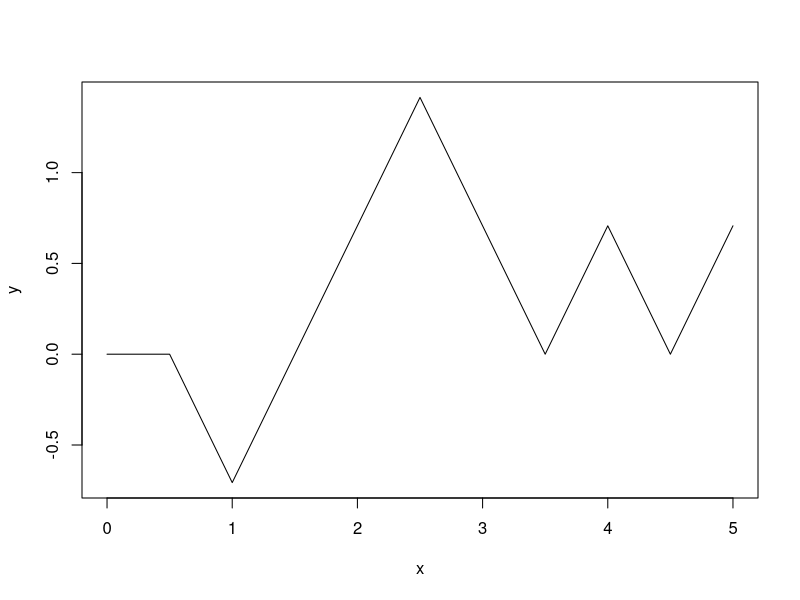
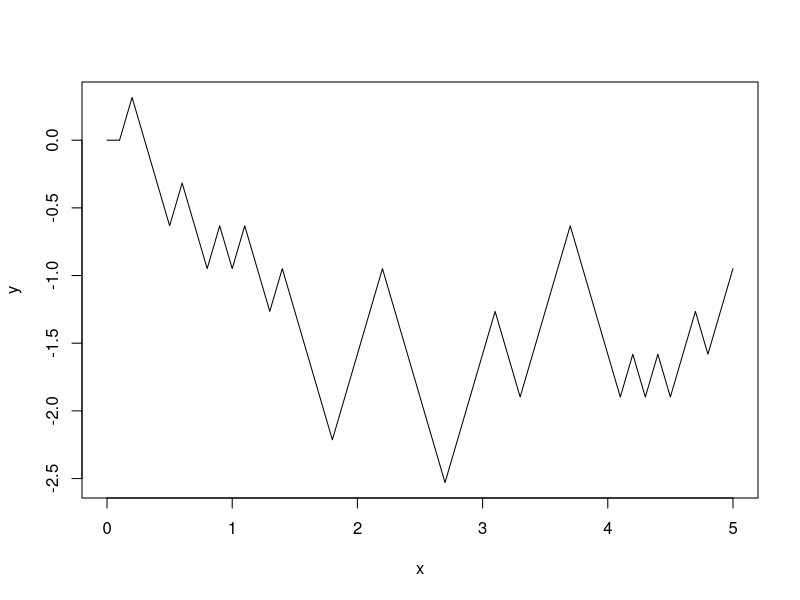
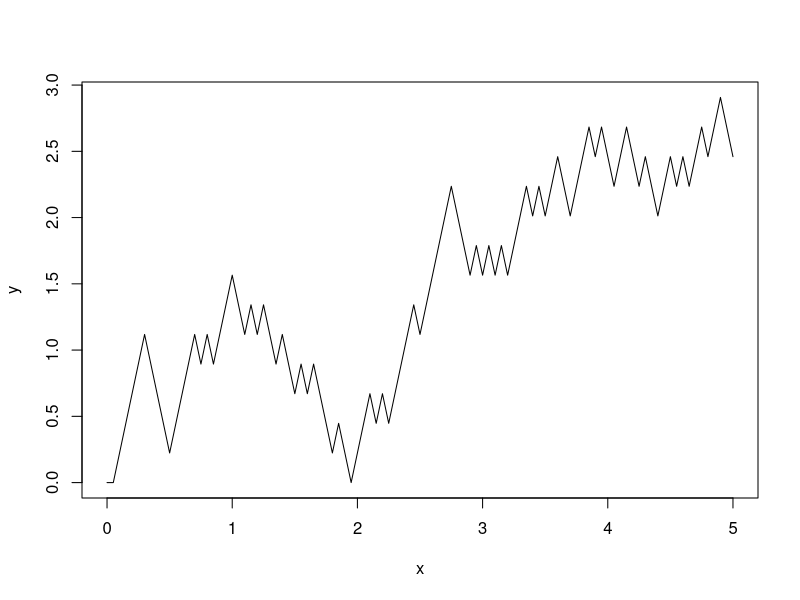
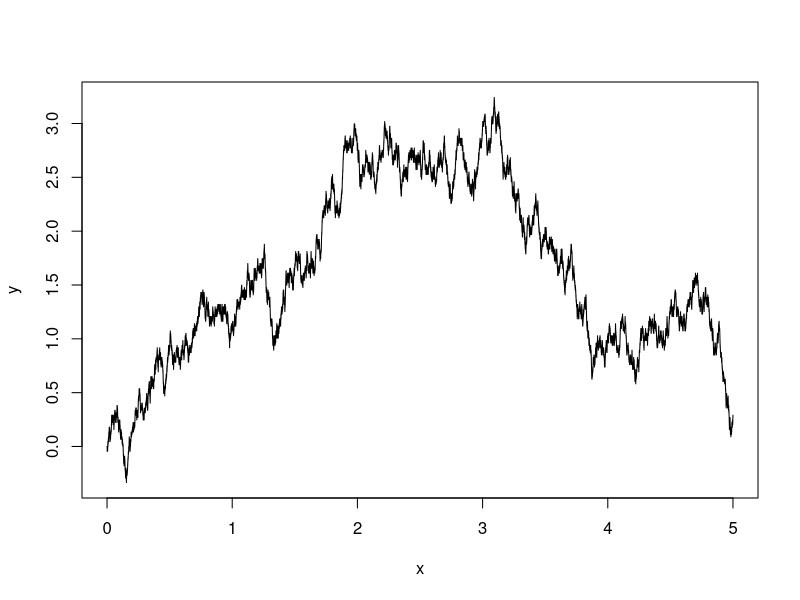
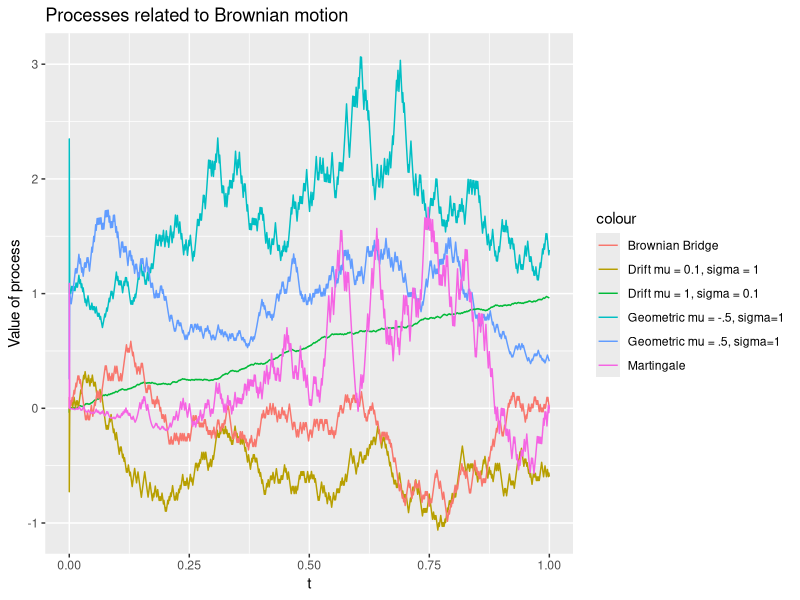

Generate these figures, in order, with R:
## ---- chunk 1
knitr::opts_chunk$set(echo = TRUE)
## ---- chunk 2
rm(list=ls())
library(ggplot2)
##################
### QUESTION 2 ###
##################

# Part 1

Sn <- function(n,T = 5){
  # Create function that produces random walk with step size sqrt(T/n)
  stepsize <- sqrt(T/n)
  Z <- rbinom(n+1,1,0.5)
  Z[Z==1] <- stepsize
  Z[Z==0] <- -stepsize
  X <- rep(0,n+1)
  for ( i in 2:n+1) { 
    X[i] = X[i-1] + Z[i] }
  return(X)
}

# Now plot the process Sn(t) for n = 10,50,100,1000
y <- Sn(10)
x <- seq(0,5,length.out = length(y))
plot(y=y,x=x,type = 'l')

y <- Sn(50)
x <- seq(0,5,length.out = length(y))
plot(y=y,x=x,type = 'l')

y <- Sn(100)
x <- seq(0,5,length.out = length(y))
plot(y=y,x=x,type = 'l')

y <- Sn(10000)
x <- seq(0,5,length.out = length(y))
plot(y=y,x=x,type = 'l')

######################################
# PART 2
######################################

geometric.brownian <- function(n,T,sigma,mu){
  B <- Sn(n,T)
  t <- seq(0,T,length.out = n)
  X <- sigma * B + mu * t
  return(exp(X))
}

brownian.drift <- function(n,T,sigma,mu){
  B <- Sn(n,T)
  t <- seq(0,T,length.out = n)
  X <- sigma * B + mu * t
  return(X)
}

brownian.bridge <- function(n,T){
  B <- Sn(n,T)
  t <- seq(0,1,length.out = n)
  X <- B - t * B[n]
}

martingale <- function(n,T) {
  B <- Sn(n,T)
  t <- seq(0,T,length.out = n)
  return(B^2 - t)
}

n <- 1000
T <- 1
t <- seq(0,T,length.out = n)

simulations <- as.data.frame( 
  cbind(
    t,
    geometric.brownian(n,T,sigma = 1, mu = -0.5),
    geometric.brownian(n,T,sigma = 1, mu = 0.5),
    brownian.drift(n,T,sigma = 0.1, mu = 1),
    brownian.drift(n,T,sigma = 1, mu = 0.1),
    brownian.bridge(n,T),
    martingale(n,T)
  )
)

ggplot(data = simulations,aes(x=t,y=V2)) + 
  labs(x='t', y='Value of process', title = 'Processes related to Brownian motion') +
  geom_line(aes(x=t,y=V2,colour='Geometric mu = -.5, sigma=1')) + 
  geom_line(aes(x=t,y=V3,colour='Geometric mu = .5, sigma=1')) + 
  geom_line(aes(x=t,y=V4,colour='Drift mu = 1, sigma = 0.1')) + 
  geom_line(aes(x=t,y=V5,colour='Drift mu = 0.1, sigma = 1')) +
  geom_line(aes(x=t,y=V6,colour='Brownian Bridge')) +
  geom_line(aes(x=t,y=V7,colour='Martingale'))

